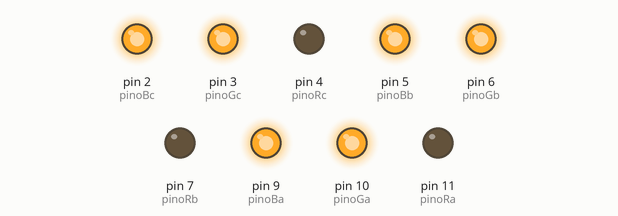
This sketch was run on a simulated Arduino Uno, built with avr-gcc and run on an emulated ATmega328P. Shown: output pins drawn as LEDs (lit = HIGH).

Above: at 12.5 s.
At 22.5 s:
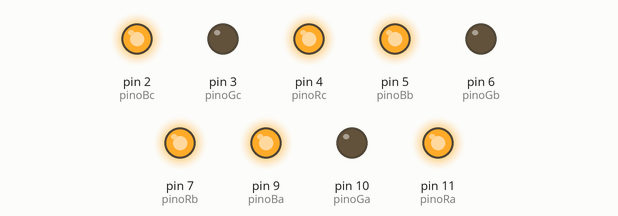
At 30.0 s:
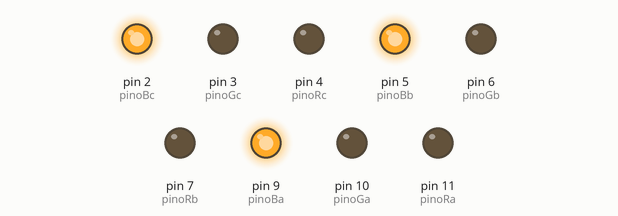
Timing chart, 0 to 39.5 s (numbered marks = the images above):
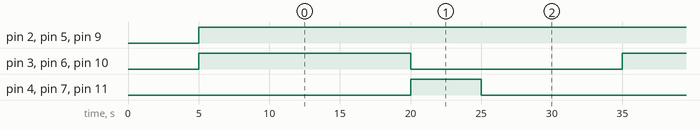

The sketch:

traffic-light-prototype.ino
```cpp
int pinoRa = 11;
int pinoGa = 10;
int pinoBa = 9;

int pinoRb = 7;
int pinoGb = 6;
int pinoBb = 5;

int pinoRc = 4;
int pinoGc = 3;
int pinoBc = 2;

#define COMMON_ANODE

int timeRed = 15000;
int timeYellow = 5000;
int timeGreen = 10000;

void setup(){
  delay(5000);
  pinMode(pinoRa, OUTPUT);
  pinMode(pinoGa, OUTPUT);
  pinMode(pinoBa, OUTPUT);
  pinMode(pinoRb, OUTPUT);
  pinMode(pinoGb, OUTPUT);
  pinMode(pinoBb, OUTPUT);
  pinMode(pinoRc, OUTPUT);
  pinMode(pinoGc, OUTPUT);
  pinMode(pinoBc, OUTPUT);
}

void loop(){
  setColor(255, 0, 0); //PARÂMETROS PARA PRODUZIR A COR VERMELHA
  delay(timeRed); //INTERVALO DE 1 SEGUNDO
  setColor(0, 255, 0); //PARÂMETROS PARA PRODUZIR A COR VERDE
  delay(timeYellow); //INTERVALO DE 1 SEGUNDO
  setColor(255, 255, 0); //PARÂMETROS PARA PRODUZIR A COR AMARELA
  delay(timeGreen); //INTERVALO DE 1 SEGUNDO
}
 void setColor(int vermelho, int verde, int azul){

  #ifdef COMMON_ANODE
    vermelho = 255 - vermelho;
    verde = 255 - verde;
    azul = 255 - azul;
  #endif
  analogWrite(pinoRa, vermelho);
  analogWrite(pinoGa, verde);
  analogWrite(pinoBa, azul);

  analogWrite(pinoRb, vermelho);
  analogWrite(pinoGb, verde);
  analogWrite(pinoBb, azul);

  analogWrite(pinoRc, vermelho);
  analogWrite(pinoGc, verde);
  analogWrite(pinoBc, azul);
}
```

Measured:
- by itself, pin 2 (pinoBc), pin 5 (pinoBb), pin 9 (pinoBa): LOW → HIGH at 5.0 s
- by itself, pin 3 (pinoGc), pin 6 (pinoGb), pin 10 (pinoGa): alternates HIGH for 15.0 s and LOW for 15.0 s
- by itself, pin 4 (pinoRc), pin 7 (pinoRb), pin 11 (pinoRa): alternates HIGH for 5.0 s and LOW for 25.0 s
